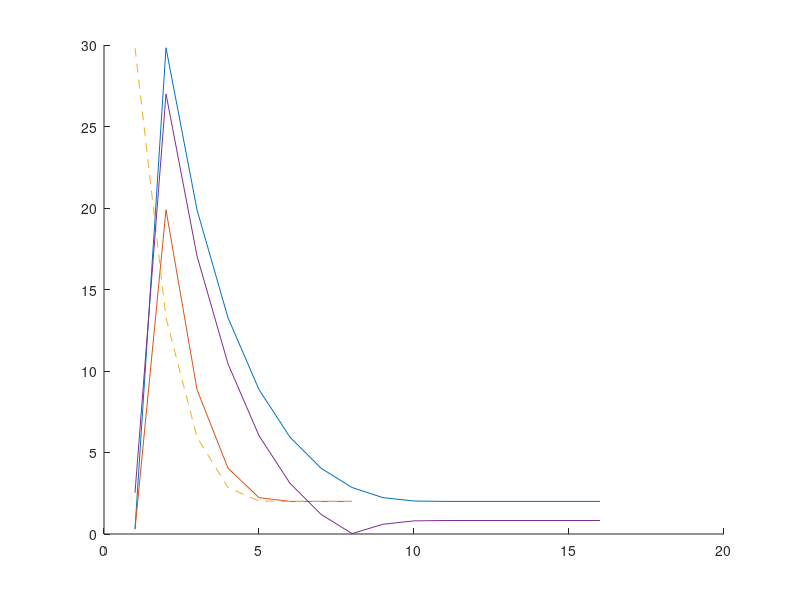

The MATLAB source for this figure:
close all;
clear all;

z=8;
xk=0.3;
r=[xk];
for i=1:15
 % xk=(z+xk)/(1+xk);
  xk=xk-(xk^3-z)/(3*xk^2);
  r=[r xk];
end


 odd=r(:,1:2:end);
 even=r(:,2:2:end);
hold on
 odde=abs(odd-4*ones(size(odd)));
 evene=abs(even-4*ones(size(even)));

e=abs(r-sqrt(z)*ones(size(r)));


plot(r);
 plot(odd);
 plot(even,'--');
plot(e);

hold off